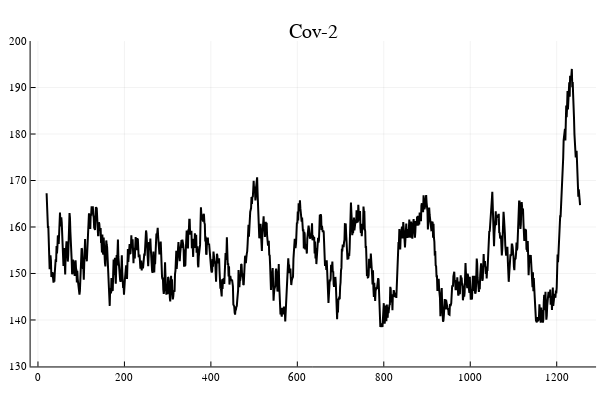

Notebook code for this chart:
### Code cell
S = S2
tle = "Cov-2"
range,sds,m=scan_window(S)
psi = score(S,MZ,m[2]+10);
out=findminima(psi,40)
p2 = plot(psi[:,1],psi[:,2],title=tle,legend=false,lw=2,color=:black,ylims=(130,200))

### Figure 1 — Plotly figure (JSON) as saved in the notebook; plotly's stock layout.template omitted (floating-point values rounded to 4 significant figures; data arrays with more than 128 entries replaced by an {"elided": "..."} marker saying what was removed)
{"data": [{"colorbar": {"title": ""}, "legendgroup": "y1", "line": {"color": "rgba(0, 0, 0, 1.000)", "dash": "solid", "shape": "linear", "width": 2}, "mode": "lines", "name": "y1", "showlegend": true, "type": "scatter", "x": {"elided": "1235 int values"}, "xaxis": "x1", "y": {"elided": "1235 float values"}, "yaxis": "y1", "zmax": null, "zmin": null}], "layout": {"annotations": [{"font": {"color": "rgba(0, 0, 0, 1.000)", "family": "sans-serif", "size": 20}, "rotation": 0, "showarrow": false, "text": "Cov-2", "x": 0.5222, "xanchor": "center", "xref": "paper", "y": 1, "yanchor": "top", "yref": "paper"}], "height": 400, "margin": {"b": 20, "l": 0, "r": 0, "t": 20}, "paper_bgcolor": "rgba(255, 255, 255, 1.000)", "plot_bgcolor": "rgba(255, 255, 255, 1.000)", "showlegend": false, "width": 600, "xaxis": {"anchor": "y1", "domain": [0.05101, 0.9934], "gridcolor": "rgba(0, 0, 0, 0.100)", "gridwidth": 0.5, "linecolor": "rgba(0, 0, 0, 1.000)", "mirror": false, "range": [-17.02, 1291.0], "showgrid": true, "showline": true, "showticklabels": true, "tickangle": 0, "tickcolor": "rgb(0, 0, 0)", "tickfont": {"color": "rgba(0, 0, 0, 1.000)", "family": "sans-serif", "size": 11}, "tickmode": "array", "ticks": "inside", "ticktext": ["0", "200", "400", "600", "800", "1000", "1200"], "tickvals": [0, 200, 400, 600, 800, 1000, 1200], "title": "", "titlefont": {"color": "rgba(0, 0, 0, 1.000)", "family": "sans-serif", "size": 15}, "type": "-", "visible": true, "zeroline": false, "zerolinecolor": "rgba(0, 0, 0, 1.000)"}, "yaxis": {"anchor": "x1", "domain": [0.03762, 0.9415], "gridcolor": "rgba(0, 0, 0, 0.100)", "gridwidth": 0.5, "linecolor": "rgba(0, 0, 0, 1.000)", "mirror": false, "range": [130, 200], "showgrid": true, "showline": true, "showticklabels": true, "tickangle": 0, "tickcolor": "rgb(0, 0, 0)", "tickfont": {"color": "rgba(0, 0, 0, 1.000)", "family": "sans-serif", "size": 11}, "tickmode": "array", "ticks": "inside", "ticktext": ["130", "140", "150", "160", "170", "180", "190", "200"], "tickvals": [130, 140, 150, 160, 170, 180, 190, 200], "title": "", "titlefont": {"color": "rgba(0, 0, 0, 1.000)", "family": "sans-serif", "size": 15}, "type": "-", "visible": true, "zeroline": false, "zerolinecolor": "rgba(0, 0, 0, 1.000)"}}}
